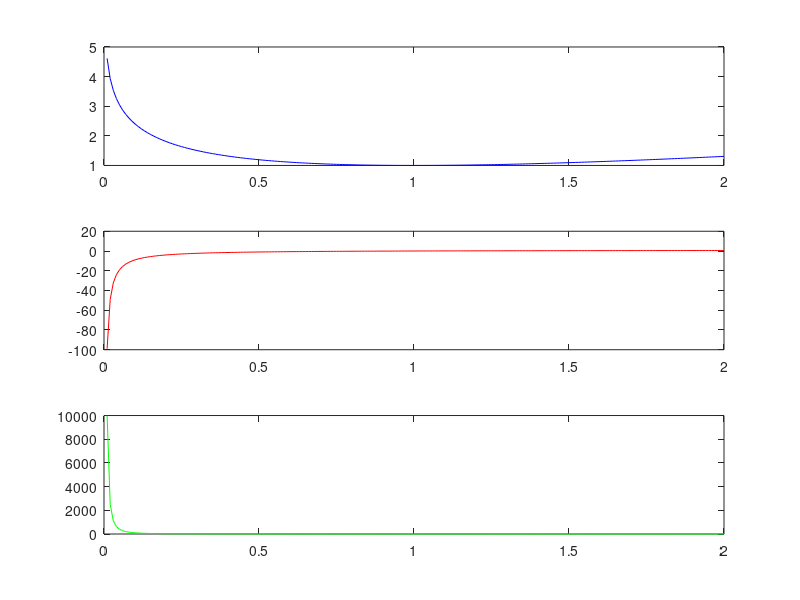

The MATLAB script that drew this image: (Note: this script raises an error after producing the figure.)
%%%%%%% Dag 1

%%%%%% Opgave 1
f = @(x)(x-log(x));
x = 0:0.01:2;
plot(x,f(x))

df = @(x)(1-1./x);
ddf = @(x)(1./(x.^2));

subplot(3,1,1)
plot(x,f(x),'b');
subplot(3,1,2)
plot(x,df(x),'r');
subplot(3,1,3)
plot(x,ddf(x),'g');
% Det kan ses på første plot at f(x) er convex

% Find minimumsværdi
syms x
eqn = 1-1./x == 0;
X_min = solve(eqn,x);

%Contour plot af gradient
x1=-9:0.005:5;
x2=x1;
[X,Y]=meshgrid(x1,x2);
F=8*X + 12*Y + X.^2 -2*Y.^2;

figure(1),
mesh(X,Y,F), grid minor,
xlabel('x_1','fontsize',14),
ylabel('x_2','fontsize',14),
zlabel('f (x)','fontsize',14),
figure(2),
v=[0:2:10 10:5:100 100:20:200];
[c,h]=contour(X,Y,F,v,'linewidth',2),
colorbar, axis image,
xlabel('x_1','fontsize',14),
ylabel('x_2','fontsize',14),


